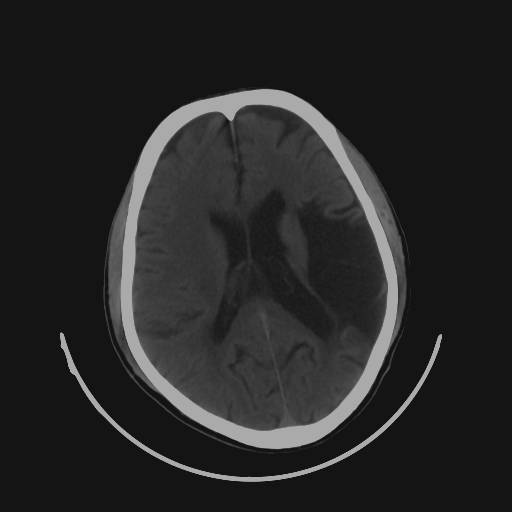
#> input picture pathologic/CT 219_CT000000.png, 512 x 512 px, found by its file name
$ jupyter execute --allow-errors Untitled.ipynb
#> lines starting #> are read from the running program, lines starting #| are printed output that depends on the picture
[cell 1]
import cv2
import matplotlib.pyplot as plt
import numpy as np

image1 = cv2.imread('/home/gpds/Documentos/CT-500Info/PACIENTES COM AVCI VERSÃO 3/train/1/CT 219_CT000000.png')
#> image1 is the input picture: shape (512, 512, 3); min 20, max 170, mean 38.2
image2 = cv2.imread('/home/gpds/Documentos/CT-500Info/PACIENTES COM AVCI VERSÃO 3/train/1/PACIENTE 223Paciente223 (15).png')

# Equalizando o histograma
#equalized1 = cv2.equalizeHist(image1)
#equalized2 = cv2.equalizeHist(image2)

[cell 2]
image1.dtype

#> (a cell that did not finish here is left out)

[cell 4]
np.mean(image1)
#> Out = 38.22

[cell 5]
np.median(image1)
#> Out = 20

#> (a cell that did not finish here is left out)

#> (a cell that did not finish here is left out)

[cell 8]
import numpy as np
import cv2

# Carregando as imagens PNG processadas
img_ct = cv2.imread('/home/gpds/Documentos/CT-500Info/PACIENTES COM AVCI VERSÃO 3/train/1/CT 219_CT000000.png', cv2.IMREAD_GRAYSCALE)
#> img_ct: shape (512, 512); min 20, max 170, mean 38.2
img_base2 = cv2.imread('/home/gpds/Documentos/CT-500Info/PACIENTES COM AVCI VERSÃO 3/train/1/PACIENTE 223Paciente223 (15).png', cv2.IMREAD_GRAYSCALE)

# Calcular estatísticas para a base CT
ct_mean = np.mean(img_ct)
#> ct_mean = 38.22
ct_median = np.median(img_ct)
#> ct_median = 20
ct_std = np.std(img_ct)
#> ct_std = 37.11
ct_min = np.min(img_ct)
#> ct_min = 20
ct_max = np.max(img_ct)
#> ct_max = 170

# Calcular estatísticas para a base 2
#> (the rest of this cell did not finish here and is left out)

[cell 9]
import matplotlib.pyplot as plt

# Criar histogramas
plt.figure(figsize=(12, 6))

# Histograma da imagem CT
plt.subplot(1, 2, 1)
plt.hist(img_ct.ravel(), bins=256, color='gray', alpha=0.7)
plt.title('Histograma da Imagem CT')
plt.xlim([0, 255])

# Histograma da base 2
plt.subplot(1, 2, 2)
#> (the rest of this cell did not finish here and is left out)

[cell 10]
offset = 20
img_ct_adjusted = img_ct - offset
# Garantir que os valores não se tornem negativos e que não excedam 255
img_ct_adjusted = np.clip(img_ct_adjusted, 0, 255).astype(np.uint8)
img_ct_adjusted = img_ct_adjusted*255/np.max(img_ct_adjusted)
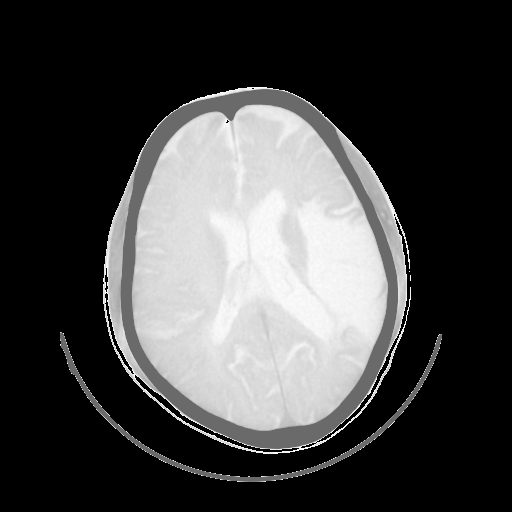
#> img_ct_adjusted: shape (512, 512) float64; min 0, max 1.7, mean 0.452; drawn with min black and max white


# Salvar a imagem ajustada
cv2.imwrite('adjusted_ct_image.png', img_ct_adjusted)
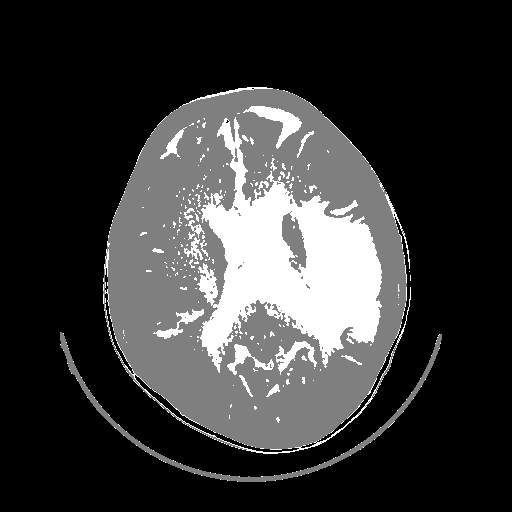
#> saved as adjusted_ct_image.png: shape (512, 512); min 0, max 2, mean 0.441; drawn with min black and max white

# Visualizar a imagem ajustada
cv2.imshow('Imagem CT Ajustada', img_ct_adjusted)
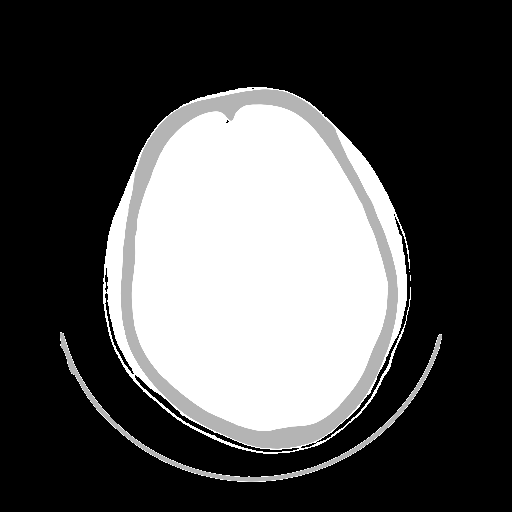
#> window 'Imagem CT Ajustada': shape (512, 512); min 0, max 255, mean 81.3
cv2.waitKey(0)
cv2.destroyAllWindows()

$ run again, with pathologic/CT 1718_CT000002.png copied over pathologic/CT 219_CT000000.png
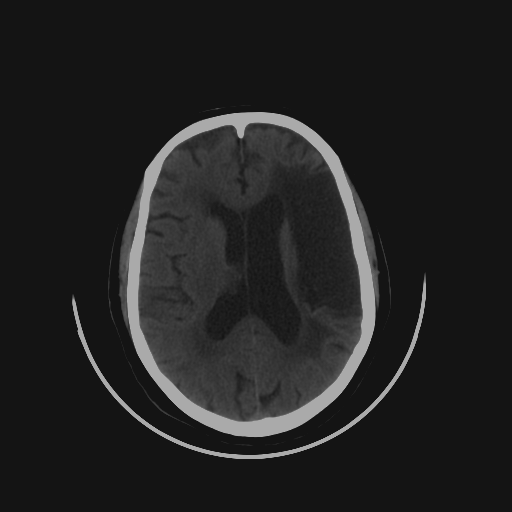
#> input picture pathologic/CT 1718_CT000002.png, 512 x 512 px, found by its file name
#> image1 is the input picture: shape (512, 512, 3); min 20, max 170, mean 33.7
#> `np.mean(image1)`: Out = 33.69
#> `np.median(image1)`: Out = 20
#> ct_mean = 33.69
#> ct_median = 20
#> ct_std = 33.67
#> ct_min = 20
#> ct_max = 170
#> `cv2.imwrite('adjusted_ct_image.png', img_ct_adjusted)`:
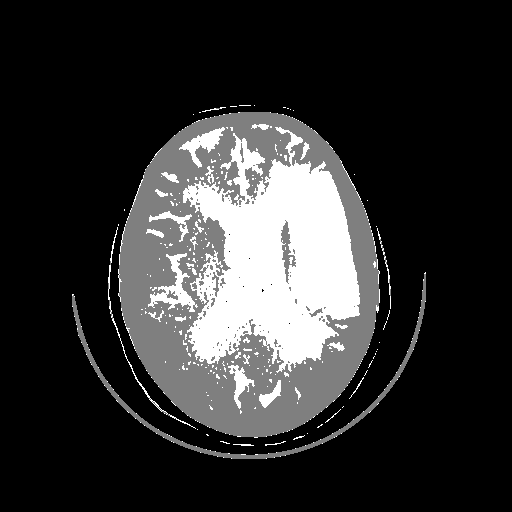
#> saved as adjusted_ct_image.png: shape (512, 512); min 0, max 2, mean 0.384; drawn with min black and max white
#> `cv2.imshow('Imagem CT Ajustada', img_ct_adjusted)`:
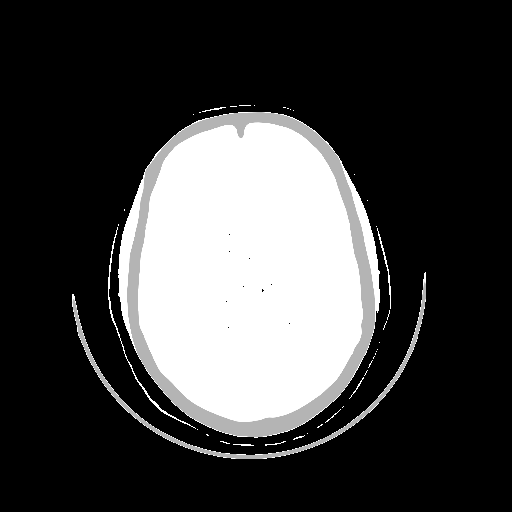
#> window 'Imagem CT Ajustada': shape (512, 512); min 0, max 255, mean 64.8
